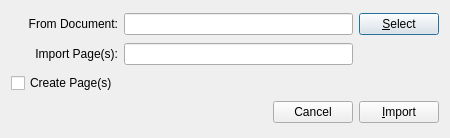
<?xml version="1.0" encoding="UTF-8"?>
<ui version="4.0">
 <class>ImportPageDialog</class>
 <widget class="QDialog" name="ImportPageDialog">
  <property name="geometry">
   <rect>
    <x>0</x>
    <y>0</y>
    <width>450</width>
    <height>138</height>
   </rect>
  </property>
  <property name="windowTitle">
   <string>Dialog</string>
  </property>
  <layout class="QGridLayout" name="gridLayout">
   <item row="0" column="1">
    <widget class="QLineEdit" name="lineEdit_2"/>
   </item>
   <item row="0" column="2">
    <widget class="QPushButton" name="pushButton">
     <property name="text">
      <string>&amp;Select</string>
     </property>
    </widget>
   </item>
   <item row="0" column="0">
    <widget class="QLabel" name="label_2">
     <property name="text">
      <string>From Document:</string>
     </property>
     <property name="alignment">
      <set>Qt::AlignRight|Qt::AlignTrailing|Qt::AlignVCenter</set>
     </property>
    </widget>
   </item>
   <item row="1" column="0">
    <widget class="QLabel" name="label">
     <property name="text">
      <string>Import Page(s):</string>
     </property>
     <property name="alignment">
      <set>Qt::AlignRight|Qt::AlignTrailing|Qt::AlignVCenter</set>
     </property>
    </widget>
   </item>
   <item row="3" column="2">
    <widget class="QPushButton" name="buttonImport">
     <property name="text">
      <string>&amp;Import</string>
     </property>
    </widget>
   </item>
   <item row="1" column="1">
    <widget class="QLineEdit" name="lineEdit"/>
   </item>
   <item row="2" column="0">
    <widget class="QCheckBox" name="checkboxCreatePage">
     <property name="text">
      <string>Create Page(s)</string>
     </property>
    </widget>
   </item>
   <item row="2" column="1" colspan="2">
    <widget class="ComponentInsertPage" name="componentInsertPage" native="true"/>
   </item>
   <item row="3" column="0" colspan="2">
    <widget class="QDialogButtonBox" name="buttonBox">
     <property name="orientation">
      <enum>Qt::Horizontal</enum>
     </property>
     <property name="standardButtons">
      <set>QDialogButtonBox::Cancel</set>
     </property>
    </widget>
   </item>
  </layout>
 </widget>
 <customwidgets>
  <customwidget>
   <class>ComponentInsertPage</class>
   <extends>QWidget</extends>
   <header>component_insertpage.h</header>
   <container>1</container>
  </customwidget>
 </customwidgets>
 <resources/>
 <connections>
  <connection>
   <sender>buttonBox</sender>
   <signal>rejected()</signal>
   <receiver>ImportPageDialog</receiver>
   <slot>reject()</slot>
   <hints>
    <hint type="sourcelabel">
     <x>316</x>
     <y>260</y>
    </hint>
    <hint type="destinationlabel">
     <x>286</x>
     <y>274</y>
    </hint>
   </hints>
  </connection>
  <connection>
   <sender>buttonImport</sender>
   <signal>pressed()</signal>
   <receiver>ImportPageDialog</receiver>
   <slot>accept()</slot>
   <hints>
    <hint type="sourcelabel">
     <x>400</x>
     <y>115</y>
    </hint>
    <hint type="destinationlabel">
     <x>224</x>
     <y>68</y>
    </hint>
   </hints>
  </connection>
 </connections>
</ui>
